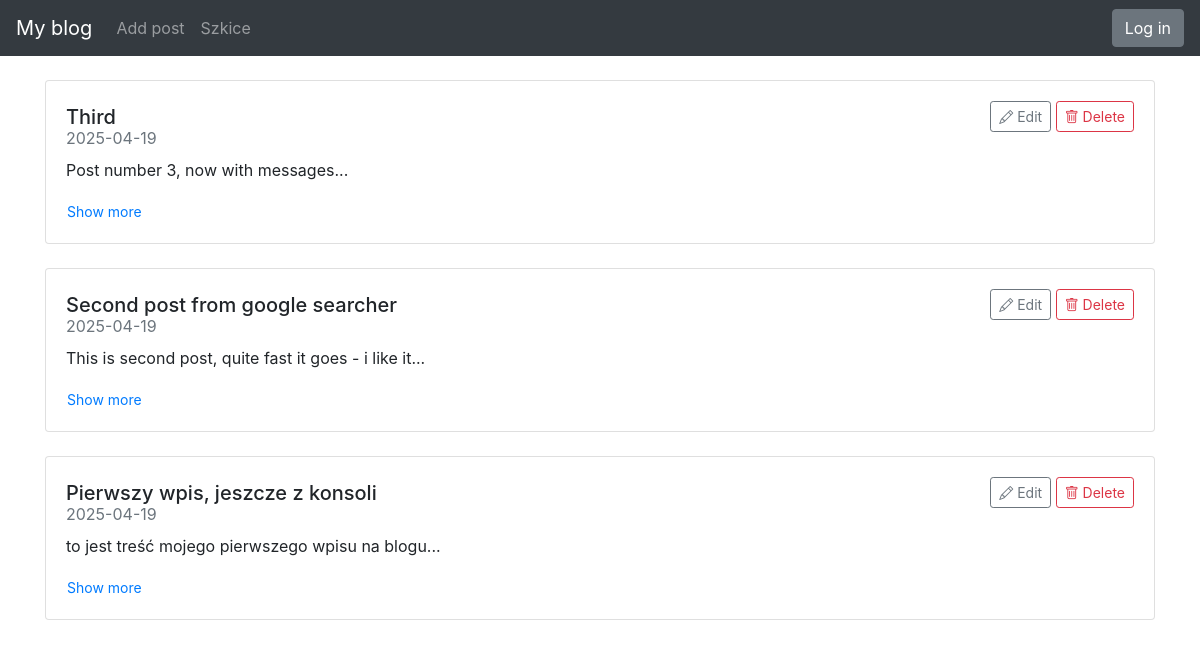
The app's page /, older data.
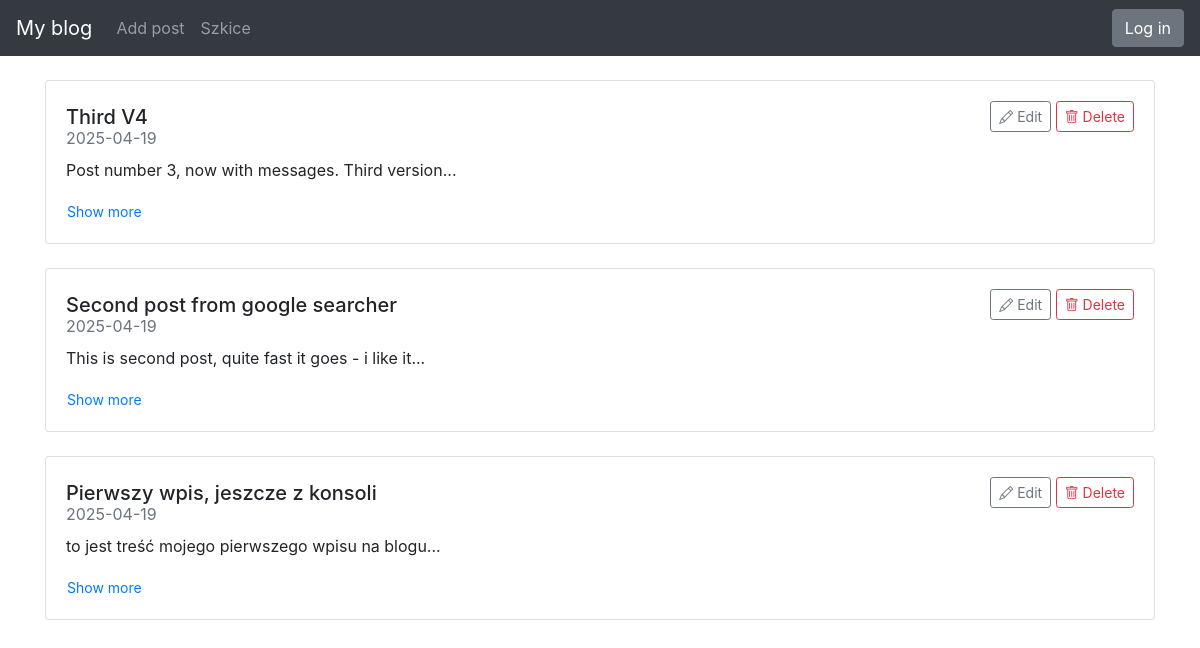
The same page, newer data.
### blog/models.py (models this page shows)
class Entry(db.Model):
    id = db.Column(db.Integer, primary_key=True)
    title = db.Column(db.String(80), nullable=False)
    body = db.Column(db.Text, nullable=False)
    pub_date = db.Column(db.DateTime, nullable=False,
                         default=datetime.datetime.utcnow)
    is_published = db.Column(db.Boolean, default=False)

### blog/routes.py (the view)
@app.route("/")
def index():
    all_posts = Entry.query.filter_by(is_published=True).order_by(Entry.pub_date.desc())
    return render_template("homepage.html", all_posts=all_posts)

### blog/templates/homepage.html (shortened to what this page needs)
{% extends "base.html" %}
{% block content %}
{% for post in all_posts %}
<div class="card mb-4">
  <div class="card-body">
    <div class="d-flex justify-content-between align-items-center">
      <h5 class="card-title mb-0">{{ post.title }}</h5>
      <div>
        <a href="{{ url_for('edit_entry', entry_id=post.id) }}" class="btn btn-sm btn-outline-secondary">
          <i class="bi bi-pencil"></i> Edit
        </a>
        <form action="{{ url_for('delete_entry', entry_id=post.id) }}" method="POST" style="display:inline;"
              onsubmit="return confirm('Sure you want to delete this post?');">
          <button type="submit" class="btn btn-sm btn-outline-danger">
            <i class="bi bi-trash"></i> Delete
          </button>
        </form>
      </div>
    </div>
    <p class="card-subtitle mb-2 text-muted">{{ post.pub_date.strftime('%Y-%m-%d') }}</p>
    <p id="preview-{{ post.id }}">{{ post.body[:100] }}...</p>
    <button class="btn btn-sm btn-link p-0" onclick="togglePost({{ post.id }})" id="btn-{{ post.id }}">Show more</button>
  </div>
</div>
{% endfor %}
{% endblock %}

Row changes from the older to the newer data that the page shows:
changed Entry: title "Third" → "Third V4"; body "Post number 3, now with messages" → "Post number 3, now with messages. Third version"
